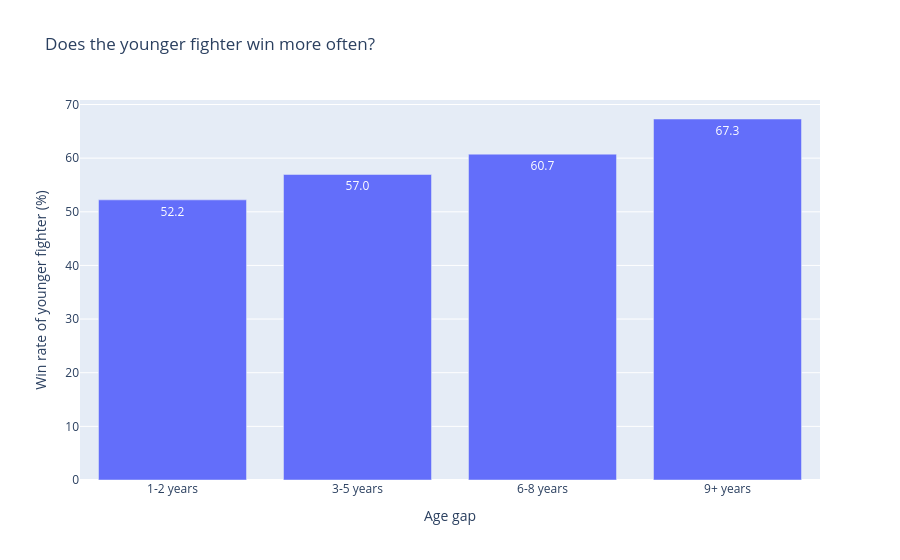

Notebook source saved alongside this figure:
### Markdown cell above
QUESTION 6a: Does the younger fighter win more often?

### Code cell
age = df.dropna(subset=["R_age", "B_age"]).copy()
age = age[age["R_age"] != age["B_age"]]
age["age_gap"] = (age["R_age"] - age["B_age"]).abs()
age["younger_won"] = np.where(age["R_age"] < age["B_age"], "Red", "Blue") == age["Winner"]
age["gap_group"] = pd.cut(age["age_gap"], [0, 2, 5, 8, 30],
                          labels=["1-2 years", "3-5 years", "6-8 years", "9+ years"])

age_table = (age.groupby("gap_group", observed=True)["younger_won"]
             .agg(win_rate="mean", fights="count").reset_index())
age_table["win_rate"] = age_table["win_rate"] * 100

px.bar(age_table, x="gap_group", y="win_rate", text_auto=".1f", hover_data=["fights"],
       labels={"gap_group": "Age gap", "win_rate": "Win rate of younger fighter (%)", "fights": "Fights"},
       title="Does the younger fighter win more often?")

### Figure 1 — Plotly figure (JSON) as saved in the notebook; plotly's stock layout.template omitted (floating-point values rounded to 4 significant figures)
{"data": [{"customdata": [[2091], [2423], [1373], [740]], "hovertemplate": "Age gap=%{x}<br>Win rate of younger fighter (%)=%{y}<br>Fights=%{customdata[0]}<extra></extra>", "legendgroup": "", "marker": {"color": "#636efa", "pattern": {"shape": ""}}, "name": "", "orientation": "v", "showlegend": false, "textposition": "auto", "texttemplate": "%{y:.1f}", "type": "bar", "x": ["1-2 years", "3-5 years", "6-8 years", "9+ years"], "xaxis": "x", "y": [52.22, 56.95, 60.74, 67.3], "yaxis": "y"}], "layout": {"barmode": "relative", "legend": {"tracegroupgap": 0}, "title": {"text": "Does the younger fighter win more often?"}, "xaxis": {"anchor": "y", "domain": [0, 1], "title": {"text": "Age gap"}}, "yaxis": {"anchor": "x", "domain": [0, 1], "title": {"text": "Win rate of younger fighter (%)"}}}}
